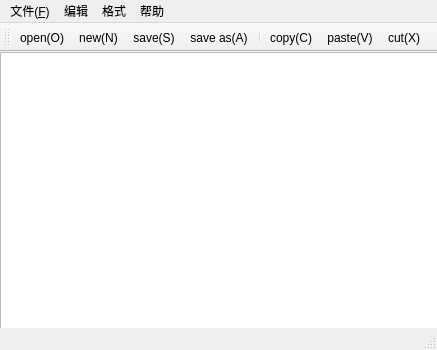
<?xml version="1.0" encoding="UTF-8"?>
<ui version="4.0">
 <class>MainWindow</class>
 <widget class="QMainWindow" name="MainWindow">
  <property name="geometry">
   <rect>
    <x>0</x>
    <y>0</y>
    <width>437</width>
    <height>350</height>
   </rect>
  </property>
  <property name="windowTitle">
   <string>MainWindow</string>
  </property>
  <widget class="QWidget" name="centralWidget">
   <widget class="QTextEdit" name="textEdit">
    <property name="geometry">
     <rect>
      <x>0</x>
      <y>0</y>
      <width>441</width>
      <height>291</height>
     </rect>
    </property>
    <property name="styleSheet">
     <string notr="true">border-image: url(:/new/prefix1/images/222.jpg);</string>
    </property>
   </widget>
  </widget>
  <widget class="QMenuBar" name="menuBar">
   <property name="geometry">
    <rect>
     <x>0</x>
     <y>0</y>
     <width>437</width>
     <height>23</height>
    </rect>
   </property>
   <widget class="QMenu" name="menu">
    <property name="title">
     <string>文件(&amp;F)</string>
    </property>
    <addaction name="actionNew"/>
    <addaction name="actionOpen_N"/>
    <addaction name="actionSave_S"/>
    <addaction name="actionLingcuwei"/>
    <addaction name="separator"/>
    <addaction name="actionPrinter_P"/>
    <addaction name="actionQuit_Q"/>
   </widget>
   <widget class="QMenu" name="menu_2">
    <property name="title">
     <string>编辑</string>
    </property>
    <addaction name="undoAction"/>
    <addaction name="redoAction"/>
    <addaction name="separator"/>
    <addaction name="copyAction"/>
    <addaction name="pasteAction"/>
    <addaction name="cutAction"/>
    <addaction name="selectAllAction"/>
    <addaction name="separator"/>
    <addaction name="datetimeAction"/>
   </widget>
   <widget class="QMenu" name="menu_3">
    <property name="title">
     <string>格式</string>
    </property>
    <addaction name="actionFont"/>
    <addaction name="actionColor"/>
   </widget>
   <widget class="QMenu" name="menu_4">
    <property name="title">
     <string>帮助</string>
    </property>
    <addaction name="actionAbout_Qt"/>
    <addaction name="actionWebsite"/>
    <addaction name="actionUpdate"/>
    <addaction name="actionAbout"/>
   </widget>
   <addaction name="menu"/>
   <addaction name="menu_2"/>
   <addaction name="menu_3"/>
   <addaction name="menu_4"/>
  </widget>
  <widget class="QToolBar" name="mainToolBar">
   <attribute name="toolBarArea">
    <enum>TopToolBarArea</enum>
   </attribute>
   <attribute name="toolBarBreak">
    <bool>false</bool>
   </attribute>
   <addaction name="actionOpen_N"/>
   <addaction name="actionNew"/>
   <addaction name="actionSave_S"/>
   <addaction name="actionLingcuwei"/>
   <addaction name="separator"/>
   <addaction name="copyAction"/>
   <addaction name="pasteAction"/>
   <addaction name="cutAction"/>
  </widget>
  <widget class="QStatusBar" name="statusBar"/>
  <action name="actionNew">
   <property name="icon">
    <iconset resource="res.qrc">
     <normaloff>:/new/prefix1/images/new.bmp</normaloff>:/new/prefix1/images/new.bmp</iconset>
   </property>
   <property name="text">
    <string>new(&amp;N)</string>
   </property>
  </action>
  <action name="actionOpen_N">
   <property name="icon">
    <iconset resource="res.qrc">
     <normaloff>:/new/prefix1/images/open.gif</normaloff>:/new/prefix1/images/open.gif</iconset>
   </property>
   <property name="text">
    <string>open(&amp;O)</string>
   </property>
  </action>
  <action name="actionSave_S">
   <property name="icon">
    <iconset resource="res.qrc">
     <normaloff>:/new/prefix1/images/save.gif</normaloff>:/new/prefix1/images/save.gif</iconset>
   </property>
   <property name="text">
    <string>save(&amp;S)</string>
   </property>
  </action>
  <action name="actionLingcuwei">
   <property name="icon">
    <iconset resource="res.qrc">
     <normaloff>:/new/prefix1/images/save as.gif</normaloff>:/new/prefix1/images/save as.gif</iconset>
   </property>
   <property name="text">
    <string>save as(&amp;A)</string>
   </property>
  </action>
  <action name="actionPrinter_P">
   <property name="icon">
    <iconset resource="res.qrc">
     <normaloff>:/new/prefix1/images/print.gif</normaloff>:/new/prefix1/images/print.gif</iconset>
   </property>
   <property name="text">
    <string>printer(&amp;P)</string>
   </property>
  </action>
  <action name="actionQuit_Q">
   <property name="icon">
    <iconset resource="res.qrc">
     <normaloff>:/new/prefix1/images/close.gif</normaloff>:/new/prefix1/images/close.gif</iconset>
   </property>
   <property name="text">
    <string>quit(&amp;Q)</string>
   </property>
  </action>
  <action name="undoAction">
   <property name="text">
    <string>undo(&amp;U)</string>
   </property>
  </action>
  <action name="redoAction">
   <property name="icon">
    <iconset resource="res.qrc">
     <normaloff>:/new/prefix1/images/clear.gif</normaloff>:/new/prefix1/images/clear.gif</iconset>
   </property>
   <property name="text">
    <string>redo(&amp;R)</string>
   </property>
  </action>
  <action name="copyAction">
   <property name="icon">
    <iconset resource="res.qrc">
     <normaloff>:/new/prefix1/images/copy.bmp</normaloff>:/new/prefix1/images/copy.bmp</iconset>
   </property>
   <property name="text">
    <string>copy(&amp;C)</string>
   </property>
  </action>
  <action name="pasteAction">
   <property name="icon">
    <iconset resource="res.qrc">
     <normaloff>:/new/prefix1/images/paste.bmp</normaloff>:/new/prefix1/images/paste.bmp</iconset>
   </property>
   <property name="text">
    <string>paste(&amp;V)</string>
   </property>
  </action>
  <action name="cutAction">
   <property name="icon">
    <iconset resource="res.qrc">
     <normaloff>:/new/prefix1/images/cut.bmp</normaloff>:/new/prefix1/images/cut.bmp</iconset>
   </property>
   <property name="text">
    <string>cut(&amp;X)</string>
   </property>
  </action>
  <action name="selectAllAction">
   <property name="text">
    <string>check all(&amp;A)</string>
   </property>
  </action>
  <action name="datetimeAction">
   <property name="icon">
    <iconset resource="res.qrc">
     <normaloff>:/new/prefix1/images/Date.gif</normaloff>:/new/prefix1/images/Date.gif</iconset>
   </property>
   <property name="text">
    <string>Date(&amp;D)</string>
   </property>
  </action>
  <action name="actionFont">
   <property name="icon">
    <iconset resource="res.qrc">
     <normaloff>:/new/prefix1/images/font.gif</normaloff>:/new/prefix1/images/font.gif</iconset>
   </property>
   <property name="text">
    <string>font</string>
   </property>
  </action>
  <action name="actionColor">
   <property name="text">
    <string>color</string>
   </property>
  </action>
  <action name="actionAbout_Qt">
   <property name="text">
    <string>about Qt</string>
   </property>
  </action>
  <action name="actionWebsite">
   <property name="text">
    <string>website</string>
   </property>
  </action>
  <action name="actionUpdate">
   <property name="text">
    <string>update</string>
   </property>
  </action>
  <action name="actionAbout">
   <property name="text">
    <string>about</string>
   </property>
  </action>
 </widget>
 <layoutdefault spacing="6" margin="11"/>
 <resources>
  <include location="res.qrc"/>
 </resources>
 <connections/>
</ui>
